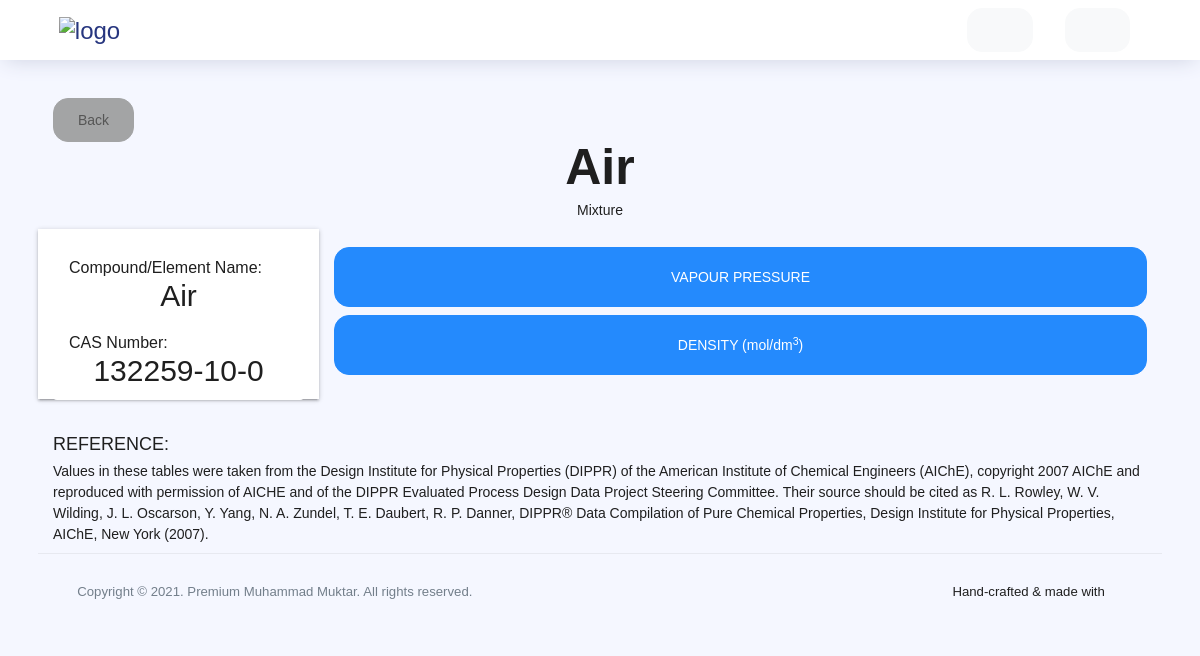
/element/11/, run on the app's committed database.
### core/models.py (models this page shows, shortened)
class Element(models.Model):
    name = models.CharField(max_length=300, blank=True, null=True)
    formula= RichTextUploadingField(max_length=200,blank=True, null=True)
    CASno = models.CharField(max_length=300,blank=True, null=True)

### core/views.py (the view)
# urls.py: path('element/<int:id>/', element_detail, name='ProcessDetail')
def element_detail(request, id):
    ele = get_object_or_404(Element, id = id)
    vpiol = Vapor_Pressure_Of_IOL.objects.filter(el = ele).first()
    diol = DensityOfIOL.objects.filter(el = ele).first()
    ccioc = CriticalConstantsAndAFIOC.objects.filter(el = ele).first()
    hviol = HeatofVaporizationOIOL.objects.filter(el = ele).first()
    hciol = HeatCapacityOIOL.objects.filter(el = ele).first()
    hccpiolp = HeatCapacityAtConstantPOIOLpolynomial.objects.filter(el = ele).first()
    hccpiolh = HeatCapacityAtConstantPOIOLhyperbolic.objects.filter(el = ele).first()
    eandg = EnthalpyandGibbs.objects.filter(el = ele).first()
    vvios = VaporViscosityIOS.objects.filter(el = ele).first()
    viol = ViscosityofIOL.objects.filter(el = ele).first()
    vtios = VaporThermalofIOS.objects.filter(el = ele).first()
    tciol = ThermalConductivityofIOL.objects.filter(el = ele).first()
    now = datetime.date(datetime.now())
    context = {
        'ele': ele,
        'vpiol': vpiol,
        'diol': diol,
        'ccioc': ccioc,
        'hviol': hviol,
        'hciol': hciol,
        'hccpiolp': hccpiolp,
        'hccpiolh': hccpiolh,
        'eandg': eandg,
        'vvios': vvios,
        'viol': viol,
        'vtios': vtios,
        'tciol': tciol,
        'now': now,
    }
    return render (request, 'pro_detail.html', context)

### templates/pro_detail.html (shortened to what this page needs)
{% extends "static.html" %}{% load static %}{% load humanize %} {% block static %}
<div class="container-scroller">
    {% include "navbar.html" %}
    <div class="container-fluid page-body-wrapper">
        <div class="main-panel">
            <div class="content-wrapper">
                <section class="content">
                    <section class="container-fluid">
                        <section class="row">
                            <section class="col col-lg-12">
                                <span><a class="btn btn-secondary" href="" style="color:#565656;">Back</a></span>
                            </section>
                        </section>
                        <section class="">
                            <section class="text-center">
                                <h1 class="font-weight-bold baller">{{ele.name}} </h1>
                                <p>{{ele.formula |safe}}</p>
                            </section>
                        </section>
                        <section class="row">
                            <section class="col col-lg-3 col-md-3 col-sm-12 profile-wrapper">
                                <section class="text-centered" style="margin-top: 3px;">
                                    <ul class="list-group">
                                        <li class="list-group-item">
                                            <h5>Compound/Element Name: <br>
                                                <p class="text-center" style="font-size: 30px; margin-top: 10px;">{{ ele.name}}</p>
                                            </h5>
                                        </li>
                                        <li class="list-group-item">
                                            <h5>CAS Number: <br>
                                                <p class="text-center" style="font-size: 30px;margin-top: 10px;">{{ ele.CASno }}</p>
                                            </h5>
                                        </li>
                                    </ul>
                                </section>
                            </section>
                            <section class="col col-lg-9">
                                <div class="panel-group" id="accordion" role="tablist" aria-multiselectable="true">
                                    <br>
                                        {% if vpiol %}
                                        <div class="panel panel-default">
                                            <div class="panel-heading" role="tab" id="headingTwo">
                                                <h4 class="panel-title">
                                                    <a class="btn btn-info btn-lg btn-block" role="button" data-toggle="collapse" data-parent="#accordion" href="#collapseTwo" aria-expanded="true" aria-controls="collapseTwo">
VAPOUR PRESSURE
</a>
                                                </h4>
                                            </div>
                                        </div>
                                        {% endif %}  {% if diol %}
                                                <div class="panel panel-default">
                                                    <div class="panel-heading" role="tab" id="headingFour">
                                                        <h4 class="panel-title">
                                                            <a class="btn btn-info btn-lg btn-block" role="button" data-toggle="collapse" data-parent="#accordion" href="#collapseFour" aria-expanded="true" aria-controls="collapseFour">DENSITY (mol/dm<sup>3</sup>)</a>
                                                        </h4>
                                                    </div>
                                                </div>
                                                {% endif %}
                                                                                </div>
                            </section>
                        </section>
                        <br><br>
                        <h4>REFERENCE:</h4>
                        <P>Values in these tables were taken from the Design Institute for Physical Properties (DIPPR) of the American Institute of Chemical Engineers (AIChE), copyright 2007 AIChE and reproduced with permission of AICHE and of the DIPPR
                            Evaluated Process Design Data Project Steering Committee. Their source should be cited as R. L. Rowley, W. V. Wilding, J. L. Oscarson, Y. Yang, N. A. Zundel, T. E. Daubert, R. P. Danner, DIPPR® Data Compilation of Pure Chemical
                            Properties, Design Institute for Physical Properties, AIChE, New York (2007).</P>
                    </section>
                    {% include "footer.html" %}
                </section>
                </div>
                </div>
                </div>
                </div>
                {% endblock static %}

### templates/pro_detail.html (style rules this page uses)
.profile-wrapper { background: #fff; -webkit-box-shadow: 0 2px 2px 0 rgba(0, 0, 0, 0.14), 0 3px 1px -2px rgba(0, 0, 0, 0.12), 0 1px 5px 0 rgba(0, 0, 0, 0.2); box-shadow: 0 2px 2px 0 rgba(0, 0, 0, 0.14), 0 3px 1px -2px rgba(0, 0, 0, 0.12), 0 1px 5px 0 rgba(0, 0, 0, 0.2); padding-top: 10px; }
.list-group { margin-top: 10px; }
.list-group-item { position: relative; display: block; padding: 10px 15px; margin-bottom: -1px; background-color: #fff; border: 1px solid transparent; font-size: 30px; }
.panel-default>.panel-heading { color: #fff !important; }

### data on the page
Element: name "Air", formula "Mixture", CASno "132259-10-0"
